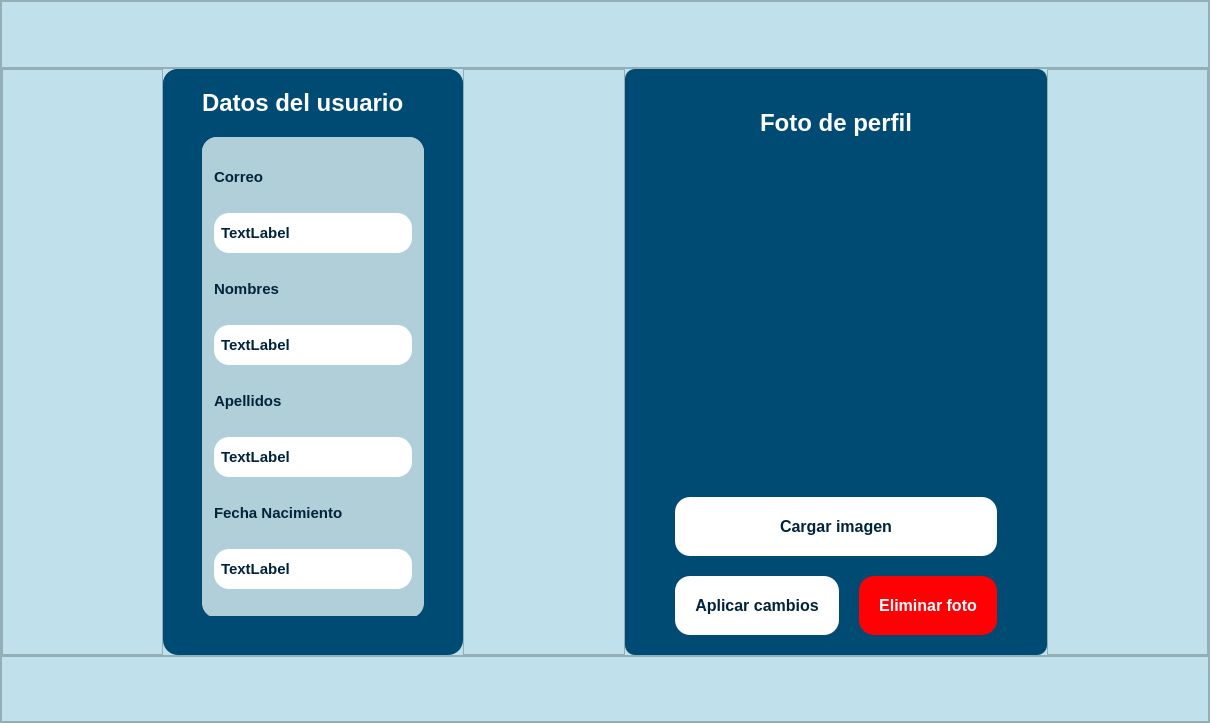
<?xml version="1.0" encoding="UTF-8"?>
<ui version="4.0">
 <class>MainWindow</class>
 <widget class="QMainWindow" name="MainWindow">
  <property name="geometry">
   <rect>
    <x>0</x>
    <y>0</y>
    <width>1210</width>
    <height>723</height>
   </rect>
  </property>
  <property name="windowTitle">
   <string>MainWindow</string>
  </property>
  <widget class="QWidget" name="centralwidget">
   <layout class="QVBoxLayout" name="verticalLayout">
    <property name="spacing">
     <number>0</number>
    </property>
    <property name="leftMargin">
     <number>0</number>
    </property>
    <property name="topMargin">
     <number>0</number>
    </property>
    <property name="rightMargin">
     <number>0</number>
    </property>
    <property name="bottomMargin">
     <number>0</number>
    </property>
    <item>
     <widget class="QFrame" name="frame">
      <property name="styleSheet">
       <string notr="true">background-color: rgb(192, 225, 236);</string>
      </property>
      <property name="frameShape">
       <enum>QFrame::NoFrame</enum>
      </property>
      <property name="frameShadow">
       <enum>QFrame::Plain</enum>
      </property>
      <property name="lineWidth">
       <number>0</number>
      </property>
      <layout class="QHBoxLayout" name="horizontalLayout" stretch="10">
       <property name="spacing">
        <number>0</number>
       </property>
       <property name="leftMargin">
        <number>0</number>
       </property>
       <property name="topMargin">
        <number>0</number>
       </property>
       <property name="rightMargin">
        <number>0</number>
       </property>
       <property name="bottomMargin">
        <number>0</number>
       </property>
       <item>
        <widget class="QFrame" name="frame_2">
         <property name="frameShape">
          <enum>QFrame::NoFrame</enum>
         </property>
         <property name="frameShadow">
          <enum>QFrame::Plain</enum>
         </property>
         <property name="lineWidth">
          <number>0</number>
         </property>
         <layout class="QVBoxLayout" name="verticalLayout_2" stretch="8">
          <property name="spacing">
           <number>0</number>
          </property>
          <property name="leftMargin">
           <number>0</number>
          </property>
          <property name="topMargin">
           <number>0</number>
          </property>
          <property name="rightMargin">
           <number>0</number>
          </property>
          <property name="bottomMargin">
           <number>0</number>
          </property>
          <item>
           <widget class="QFrame" name="frame_4">
            <property name="styleSheet">
             <string notr="true">border-color: transparent;</string>
            </property>
            <property name="frameShape">
             <enum>QFrame::StyledPanel</enum>
            </property>
            <property name="frameShadow">
             <enum>QFrame::Raised</enum>
            </property>
            <layout class="QVBoxLayout" name="verticalLayout_4" stretch="1,5,1">
             <property name="spacing">
              <number>0</number>
             </property>
             <property name="leftMargin">
              <number>0</number>
             </property>
             <property name="topMargin">
              <number>0</number>
             </property>
             <property name="rightMargin">
              <number>0</number>
             </property>
             <property name="bottomMargin">
              <number>0</number>
             </property>
             <item>
              <widget class="QFrame" name="frame_6">
               <property name="styleSheet">
                <string notr="true">border-color:transparent;</string>
               </property>
               <property name="frameShape">
                <enum>QFrame::StyledPanel</enum>
               </property>
               <property name="frameShadow">
                <enum>QFrame::Raised</enum>
               </property>
              </widget>
             </item>
             <item>
              <widget class="QFrame" name="frame_7">
               <property name="styleSheet">
                <string notr="true"/>
               </property>
               <property name="frameShape">
                <enum>QFrame::StyledPanel</enum>
               </property>
               <property name="frameShadow">
                <enum>QFrame::Raised</enum>
               </property>
               <layout class="QHBoxLayout" name="horizontalLayout_2" stretch="1,0,1,0,1">
                <property name="spacing">
                 <number>0</number>
                </property>
                <property name="leftMargin">
                 <number>0</number>
                </property>
                <property name="topMargin">
                 <number>0</number>
                </property>
                <property name="rightMargin">
                 <number>0</number>
                </property>
                <property name="bottomMargin">
                 <number>0</number>
                </property>
                <item>
                 <widget class="QFrame" name="frame_9">
                  <property name="styleSheet">
                   <string notr="true"/>
                  </property>
                  <property name="frameShape">
                   <enum>QFrame::StyledPanel</enum>
                  </property>
                  <property name="frameShadow">
                   <enum>QFrame::Raised</enum>
                  </property>
                 </widget>
                </item>
                <item>
                 <widget class="QFrame" name="frame_10">
                  <property name="minimumSize">
                   <size>
                    <width>300</width>
                    <height>0</height>
                   </size>
                  </property>
                  <property name="styleSheet">
                   <string notr="true">background-color: rgb(0, 75, 115);

border-radius:15px;</string>
                  </property>
                  <property name="frameShape">
                   <enum>QFrame::NoFrame</enum>
                  </property>
                  <property name="frameShadow">
                   <enum>QFrame::Plain</enum>
                  </property>
                  <property name="lineWidth">
                   <number>0</number>
                  </property>
                  <layout class="QHBoxLayout" name="horizontalLayout_3" stretch="0">
                   <property name="spacing">
                    <number>0</number>
                   </property>
                   <property name="leftMargin">
                    <number>0</number>
                   </property>
                   <property name="topMargin">
                    <number>0</number>
                   </property>
                   <property name="rightMargin">
                    <number>0</number>
                   </property>
                   <property name="bottomMargin">
                    <number>30</number>
                   </property>
                   <item>
                    <widget class="QFrame" name="frame_15">
                     <property name="autoFillBackground">
                      <bool>false</bool>
                     </property>
                     <property name="styleSheet">
                      <string notr="true">background-color: rgb(0, 75, 115);
</string>
                     </property>
                     <property name="frameShape">
                      <enum>QFrame::StyledPanel</enum>
                     </property>
                     <property name="frameShadow">
                      <enum>QFrame::Raised</enum>
                     </property>
                     <layout class="QVBoxLayout" name="verticalLayout_5" stretch="7">
                      <property name="spacing">
                       <number>0</number>
                      </property>
                      <property name="leftMargin">
                       <number>30</number>
                      </property>
                      <property name="topMargin">
                       <number>0</number>
                      </property>
                      <property name="rightMargin">
                       <number>30</number>
                      </property>
                      <property name="bottomMargin">
                       <number>0</number>
                      </property>
                      <item>
                       <widget class="QFrame" name="frame_17">
                        <property name="styleSheet">
                         <string notr="true">background-color: rgb(0, 75, 115);</string>
                        </property>
                        <property name="frameShape">
                         <enum>QFrame::StyledPanel</enum>
                        </property>
                        <property name="frameShadow">
                         <enum>QFrame::Raised</enum>
                        </property>
                        <layout class="QHBoxLayout" name="horizontalLayout_4" stretch="27">
                         <property name="spacing">
                          <number>0</number>
                         </property>
                         <property name="leftMargin">
                          <number>0</number>
                         </property>
                         <property name="topMargin">
                          <number>0</number>
                         </property>
                         <property name="rightMargin">
                          <number>0</number>
                         </property>
                         <property name="bottomMargin">
                          <number>0</number>
                         </property>
                         <item>
                          <widget class="QFrame" name="frame_22">
                           <property name="frameShape">
                            <enum>QFrame::StyledPanel</enum>
                           </property>
                           <property name="frameShadow">
                            <enum>QFrame::Raised</enum>
                           </property>
                           <layout class="QVBoxLayout" name="verticalLayout_9">
                            <property name="spacing">
                             <number>20</number>
                            </property>
                            <property name="topMargin">
                             <number>20</number>
                            </property>
                            <item>
                             <widget class="QLabel" name="label_3">
                              <property name="sizePolicy">
                               <sizepolicy hsizetype="Preferred" vsizetype="Fixed">
                                <horstretch>0</horstretch>
                                <verstretch>0</verstretch>
                               </sizepolicy>
                              </property>
                              <property name="font">
                               <font>
                                <pointsize>18</pointsize>
                                <weight>75</weight>
                                <bold>true</bold>
                               </font>
                              </property>
                              <property name="styleSheet">
                               <string notr="true">color: rgb(255, 255, 255);</string>
                              </property>
                              <property name="text">
                               <string>Datos del usuario</string>
                              </property>
                             </widget>
                            </item>
                            <item>
                             <widget class="QFrame" name="frame_3">
                              <property name="styleSheet">
                               <string notr="true">background-color: rgb(177, 207, 217);
color:#01233C; 

border-radius:15px;</string>
                              </property>
                              <property name="frameShape">
                               <enum>QFrame::StyledPanel</enum>
                              </property>
                              <property name="frameShadow">
                               <enum>QFrame::Raised</enum>
                              </property>
                              <widget class="QWidget" name="verticalLayoutWidget">
                               <property name="geometry">
                                <rect>
                                 <x>0</x>
                                 <y>0</y>
                                 <width>222</width>
                                 <height>481</height>
                                </rect>
                               </property>
                               <layout class="QVBoxLayout" name="verticalLayout_6">
                                <property name="sizeConstraint">
                                 <enum>QLayout::SetDefaultConstraint</enum>
                                </property>
                                <property name="leftMargin">
                                 <number>12</number>
                                </property>
                                <property name="topMargin">
                                 <number>10</number>
                                </property>
                                <property name="rightMargin">
                                 <number>12</number>
                                </property>
                                <item>
                                 <widget class="QLabel" name="label_8">
                                  <property name="sizePolicy">
                                   <sizepolicy hsizetype="Preferred" vsizetype="Fixed">
                                    <horstretch>0</horstretch>
                                    <verstretch>0</verstretch>
                                   </sizepolicy>
                                  </property>
                                  <property name="font">
                                   <font>
                                    <family>Arial</family>
                                    <pointsize>11</pointsize>
                                    <weight>75</weight>
                                    <bold>true</bold>
                                   </font>
                                  </property>
                                  <property name="text">
                                   <string>Correo</string>
                                  </property>
                                 </widget>
                                </item>
                                <item>
                                 <widget class="QLabel" name="labelCorreo">
                                  <property name="sizePolicy">
                                   <sizepolicy hsizetype="Preferred" vsizetype="Fixed">
                                    <horstretch>0</horstretch>
                                    <verstretch>0</verstretch>
                                   </sizepolicy>
                                  </property>
                                  <property name="minimumSize">
                                   <size>
                                    <width>0</width>
                                    <height>40</height>
                                   </size>
                                  </property>
                                  <property name="font">
                                   <font>
                                    <family>Arial</family>
                                    <pointsize>11</pointsize>
                                    <weight>75</weight>
                                    <bold>true</bold>
                                   </font>
                                  </property>
                                  <property name="styleSheet">
                                   <string notr="true">background-color:rgb(255, 255, 255); 
color:#01233C; 
border-radius:15px;
padding: 3px</string>
                                  </property>
                                  <property name="text">
                                   <string>TextLabel</string>
                                  </property>
                                 </widget>
                                </item>
                                <item>
                                 <widget class="QLabel" name="label_5">
                                  <property name="sizePolicy">
                                   <sizepolicy hsizetype="Preferred" vsizetype="Fixed">
                                    <horstretch>0</horstretch>
                                    <verstretch>0</verstretch>
                                   </sizepolicy>
                                  </property>
                                  <property name="font">
                                   <font>
                                    <family>Arial</family>
                                    <pointsize>11</pointsize>
                                    <weight>75</weight>
                                    <bold>true</bold>
                                   </font>
                                  </property>
                                  <property name="text">
                                   <string>Nombres</string>
                                  </property>
                                 </widget>
                                </item>
                                <item>
                                 <widget class="QLabel" name="labelNombres">
                                  <property name="sizePolicy">
                                   <sizepolicy hsizetype="Preferred" vsizetype="Fixed">
                                    <horstretch>0</horstretch>
                                    <verstretch>0</verstretch>
                                   </sizepolicy>
                                  </property>
                                  <property name="minimumSize">
                                   <size>
                                    <width>0</width>
                                    <height>40</height>
                                   </size>
                                  </property>
                                  <property name="font">
                                   <font>
                                    <family>Arial</family>
                                    <pointsize>11</pointsize>
                                    <weight>75</weight>
                                    <bold>true</bold>
                                   </font>
                                  </property>
                                  <property name="styleSheet">
                                   <string notr="true">background-color:rgb(255, 255, 255); 
color:#01233C; 
border-radius:15px;
padding: 3px</string>
                                  </property>
                                  <property name="text">
                                   <string>TextLabel</string>
                                  </property>
                                 </widget>
                                </item>
                                <item>
                                 <widget class="QLabel" name="label_2">
                                  <property name="sizePolicy">
                                   <sizepolicy hsizetype="Preferred" vsizetype="Fixed">
                                    <horstretch>0</horstretch>
                                    <verstretch>0</verstretch>
                                   </sizepolicy>
                                  </property>
                                  <property name="font">
                                   <font>
                                    <family>Arial</family>
                                    <pointsize>11</pointsize>
                                    <weight>75</weight>
                                    <bold>true</bold>
                                   </font>
                                  </property>
                                  <property name="text">
                                   <string>Apellidos</string>
                                  </property>
                                 </widget>
                                </item>
                                <item>
                                 <widget class="QLabel" name="labelApellidos">
                                  <property name="sizePolicy">
                                   <sizepolicy hsizetype="Preferred" vsizetype="Fixed">
                                    <horstretch>0</horstretch>
                                    <verstretch>0</verstretch>
                                   </sizepolicy>
                                  </property>
                                  <property name="minimumSize">
                                   <size>
                                    <width>0</width>
                                    <height>40</height>
                                   </size>
                                  </property>
                                  <property name="font">
                                   <font>
                                    <family>Arial</family>
                                    <pointsize>11</pointsize>
                                    <weight>75</weight>
                                    <bold>true</bold>
                                   </font>
                                  </property>
                                  <property name="styleSheet">
                                   <string notr="true">background-color:rgb(255, 255, 255); 
color:#01233C; 
border-radius:15px;
padding: 3px</string>
                                  </property>
                                  <property name="text">
                                   <string>TextLabel</string>
                                  </property>
                                 </widget>
                                </item>
                                <item>
                                 <widget class="QLabel" name="label_10">
                                  <property name="sizePolicy">
                                   <sizepolicy hsizetype="Preferred" vsizetype="Fixed">
                                    <horstretch>0</horstretch>
                                    <verstretch>0</verstretch>
                                   </sizepolicy>
                                  </property>
                                  <property name="font">
                                   <font>
                                    <family>Arial</family>
                                    <pointsize>11</pointsize>
                                    <weight>75</weight>
                                    <bold>true</bold>
                                   </font>
                                  </property>
                                  <property name="styleSheet">
                                   <string notr="true">color:#01233C; </string>
                                  </property>
                                  <property name="text">
                                   <string>Fecha Nacimiento</string>
                                  </property>
                                 </widget>
                                </item>
                                <item>
                                 <widget class="QLabel" name="labelFecha">
                                  <property name="sizePolicy">
                                   <sizepolicy hsizetype="Preferred" vsizetype="Fixed">
                                    <horstretch>0</horstretch>
                                    <verstretch>0</verstretch>
                                   </sizepolicy>
                                  </property>
                                  <property name="minimumSize">
                                   <size>
                                    <width>0</width>
                                    <height>40</height>
                                   </size>
                                  </property>
                                  <property name="font">
                                   <font>
                                    <family>Arial</family>
                                    <pointsize>11</pointsize>
                                    <weight>75</weight>
                                    <bold>true</bold>
                                   </font>
                                  </property>
                                  <property name="styleSheet">
                                   <string notr="true">background-color:rgb(255, 255, 255); 
color:#01233C; 
border-radius:15px;
padding: 3px</string>
                                  </property>
                                  <property name="text">
                                   <string>TextLabel</string>
                                  </property>
                                 </widget>
                                </item>
                               </layout>
                              </widget>
                             </widget>
                            </item>
                           </layout>
                          </widget>
                         </item>
                        </layout>
                       </widget>
                      </item>
                     </layout>
                    </widget>
                   </item>
                  </layout>
                 </widget>
                </item>
                <item>
                 <widget class="QFrame" name="frame_11">
                  <property name="styleSheet">
                   <string notr="true"/>
                  </property>
                  <property name="frameShape">
                   <enum>QFrame::StyledPanel</enum>
                  </property>
                  <property name="frameShadow">
                   <enum>QFrame::Raised</enum>
                  </property>
                 </widget>
                </item>
                <item>
                 <widget class="QFrame" name="frame_12">
                  <property name="minimumSize">
                   <size>
                    <width>300</width>
                    <height>0</height>
                   </size>
                  </property>
                  <property name="styleSheet">
                   <string notr="true">background-color: rgb(0, 75, 115);

border-radius:10px;

padding: 20px</string>
                  </property>
                  <layout class="QHBoxLayout" name="horizontalLayout_6" stretch="0">
                   <property name="spacing">
                    <number>0</number>
                   </property>
                   <property name="leftMargin">
                    <number>30</number>
                   </property>
                   <property name="topMargin">
                    <number>0</number>
                   </property>
                   <property name="rightMargin">
                    <number>30</number>
                   </property>
                   <property name="bottomMargin">
                    <number>0</number>
                   </property>
                   <item>
                    <layout class="QVBoxLayout" name="verticalLayout_3">
                     <property name="spacing">
                      <number>20</number>
                     </property>
                     <item>
                      <widget class="QLabel" name="label">
                       <property name="sizePolicy">
                        <sizepolicy hsizetype="Preferred" vsizetype="Fixed">
                         <horstretch>0</horstretch>
                         <verstretch>0</verstretch>
                        </sizepolicy>
                       </property>
                       <property name="font">
                        <font>
                         <pointsize>18</pointsize>
                         <weight>75</weight>
                         <bold>true</bold>
                        </font>
                       </property>
                       <property name="layoutDirection">
                        <enum>Qt::LeftToRight</enum>
                       </property>
                       <property name="styleSheet">
                        <string notr="true">color: rgb(255, 255, 255);</string>
                       </property>
                       <property name="text">
                        <string>Foto de perfil</string>
                       </property>
                       <property name="alignment">
                        <set>Qt::AlignCenter</set>
                       </property>
                      </widget>
                     </item>
                     <item alignment="Qt::AlignHCenter">
                      <widget class="QLabel" name="imagenPerfil">
                       <property name="sizePolicy">
                        <sizepolicy hsizetype="Fixed" vsizetype="Minimum">
                         <horstretch>0</horstretch>
                         <verstretch>0</verstretch>
                        </sizepolicy>
                       </property>
                       <property name="minimumSize">
                        <size>
                         <width>300</width>
                         <height>300</height>
                        </size>
                       </property>
                       <property name="maximumSize">
                        <size>
                         <width>300</width>
                         <height>300</height>
                        </size>
                       </property>
                       <property name="layoutDirection">
                        <enum>Qt::LeftToRight</enum>
                       </property>
                       <property name="styleSheet">
                        <string notr="true">border-radius: 100px;
</string>
                       </property>
                       <property name="text">
                        <string/>
                       </property>
                       <property name="pixmap">
                        <pixmap resource="../QRC/imagenesInicioSesion.qrc">:/inicioSesion/Icons/User_Groups_Icon.png</pixmap>
                       </property>
                       <property name="scaledContents">
                        <bool>false</bool>
                       </property>
                       <property name="alignment">
                        <set>Qt::AlignCenter</set>
                       </property>
                       <property name="wordWrap">
                        <bool>false</bool>
                       </property>
                      </widget>
                     </item>
                     <item>
                      <widget class="QPushButton" name="cambiarImagen">
                       <property name="font">
                        <font>
                         <pointsize>12</pointsize>
                         <weight>75</weight>
                         <bold>true</bold>
                        </font>
                       </property>
                       <property name="styleSheet">
                        <string notr="true">QPushButton{
	background-color:#FFFFFF; 
	color:#01233C; 
	border-radius:15px;
}

QPushButton:hover{
	background-color:#01233C; 
	color:#FFFFFF; 
	border-radius:15px;
}</string>
                       </property>
                       <property name="text">
                        <string>Cargar imagen</string>
                       </property>
                      </widget>
                     </item>
                     <item>
                      <layout class="QHBoxLayout" name="horizontalLayout_7" stretch="0,0">
                       <property name="topMargin">
                        <number>0</number>
                       </property>
                       <item>
                        <widget class="QPushButton" name="botonAplicarCambios">
                         <property name="enabled">
                          <bool>false</bool>
                         </property>
                         <property name="font">
                          <font>
                           <pointsize>12</pointsize>
                           <weight>75</weight>
                           <bold>true</bold>
                          </font>
                         </property>
                         <property name="styleSheet">
                          <string notr="true">QPushButton{
	background-color:rgb(255, 255, 255); 
	color:#01233C; 
	border-radius:15px;
}

QPushButton:hover{
	background-color:#01233C; 
	color:#FFFFFF; 
	border-radius:15px;
}</string>
                         </property>
                         <property name="text">
                          <string>Aplicar cambios</string>
                         </property>
                        </widget>
                       </item>
                       <item>
                        <widget class="QPushButton" name="botonEliminarFoto">
                         <property name="font">
                          <font>
                           <pointsize>12</pointsize>
                           <weight>75</weight>
                           <bold>true</bold>
                          </font>
                         </property>
                         <property name="styleSheet">
                          <string notr="true">QPushButton{
	background-color:rgb(255, 0, 4); 
	color:rgb(255, 255, 255); 
	border-radius:15px;
}

QPushButton:hover{
	background-color:#01233C; 
	color:#FFFFFF; 
	border-radius:15px;
}</string>
                         </property>
                         <property name="text">
                          <string>Eliminar foto</string>
                         </property>
                        </widget>
                       </item>
                      </layout>
                     </item>
                    </layout>
                   </item>
                  </layout>
                 </widget>
                </item>
                <item>
                 <widget class="QFrame" name="frame_13">
                  <property name="styleSheet">
                   <string notr="true"/>
                  </property>
                  <property name="frameShape">
                   <enum>QFrame::StyledPanel</enum>
                  </property>
                  <property name="frameShadow">
                   <enum>QFrame::Raised</enum>
                  </property>
                 </widget>
                </item>
               </layout>
              </widget>
             </item>
             <item>
              <widget class="QFrame" name="frame_8">
               <property name="styleSheet">
                <string notr="true"/>
               </property>
               <property name="frameShape">
                <enum>QFrame::StyledPanel</enum>
               </property>
               <property name="frameShadow">
                <enum>QFrame::Raised</enum>
               </property>
              </widget>
             </item>
            </layout>
           </widget>
          </item>
         </layout>
        </widget>
       </item>
      </layout>
     </widget>
    </item>
   </layout>
  </widget>
 </widget>
 <resources>
  <include location="../QRC/imagenesInicioSesion.qrc"/>
 </resources>
 <connections/>
</ui>
